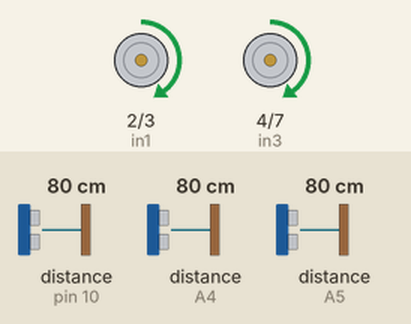
A sketch run on a simulated Arduino Uno, built with avr-gcc and run on an emulated ATmega328P. Parts: motor-driver pin pairs drawn as motors (green arrow = first pin HIGH = forward, orange = second pin HIGH = backward, longer = more drive, scaled by the enable pin). Wiring (inferred from the names in the program): 3 × ultrasonic range finder: trigger pin 11, echo pin 10 / trigger A2, echo A5 / trigger A3, echo A4. The test bench sets the inputs (shaded band); at power-on: distance to the obstacle (sensors on A4, pin 10, A5) 80 cm. The echo pulse lasts 58.3 µs per cm.

Above: at 1.2 s.
1.3 s: distance to the obstacle (sensor on A4) set to 18 cm
2.8 s: distance to the obstacle (sensor on A4) set to 15 cm
At 2.9 s:
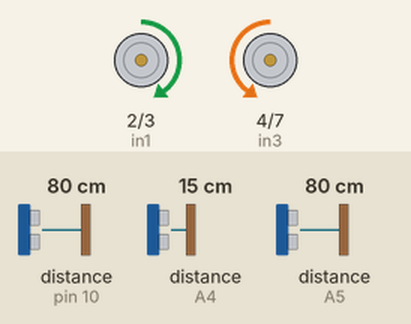
5.8 s: distance to the obstacle (sensor on A4) set to 35 cm
At 6.1 s:
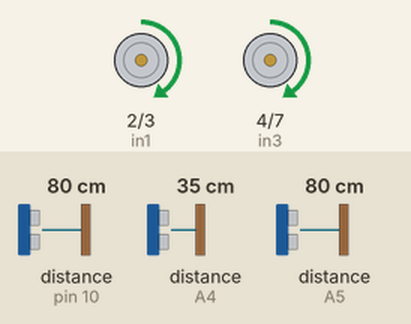
7.3 s: distance to the obstacle (sensor on pin 10) set to 10 cm
8.8 s: distance to the obstacle (sensor on pin 10) set to 7 cm
At 9.3 s:
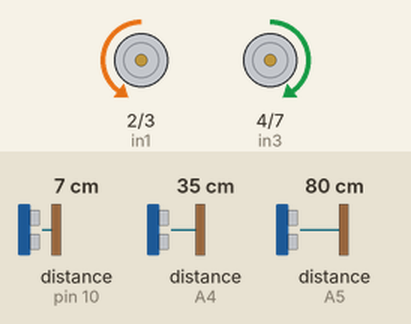
10.3 s: distance to the obstacle (sensor on pin 10) set to 9 cm
At 11.1 s:
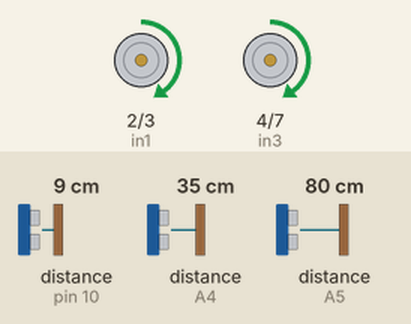
Timing chart, 0 to 12.8 s (numbered marks = the images above; inputs shaded):
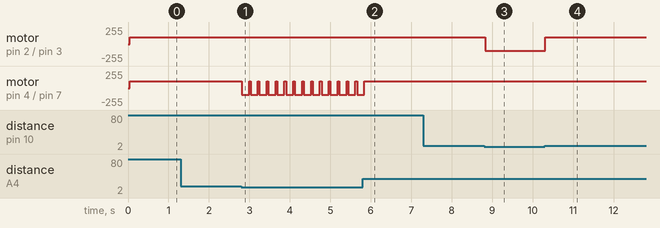

Measured:
- the behaviour switches between 17 and 16 cm on distance to the obstacle (sensor on A4) (found by bisection; images 0 and 1)
- the behaviour switches between 9 and 8 cm on distance to the obstacle (sensor on pin 10) (found by bisection; images 2 and 3)
- after the input at 1.3 s, every drawn part: stays the same
- after the input at 2.8 s, motor on pin 4 (in3) / pin 7 (in4): alternates forward 100/255 for 0.04 s and backward 100/255 for 0.18 s, starting at once
- after the input at 5.8 s, motor on pin 4 (in3) / pin 7 (in4): goes on until 5.8 s, then stays forward 100/255
- after the input at 7.3 s, every drawn part: stays the same
- after the input at 8.8 s, motor on pin 2 (in1) / pin 3 (in2): forward 100/255 → backward 100/255 at once
- after the input at 10.3 s, motor on pin 2 (in1) / pin 3 (in2): backward 100/255 → forward 100/255 at once

The sketch:

Wall_Follower__Tanpa_PID.ino
```cpp
// mendeskripsikan pin us di tengah
const int trigPin1 = 11;
const int echoPin1 = 10;

// mendeskripsikan pin us di pojok kiri
const int trigPin2 = A3;
const int echoPin2 = A4;

// mendeskripsikan pin us di pojok kanan
const int trigPin3 = A2;
const int echoPin3 = A5;

// Pin Motor kiri
const int enA = 5;
const int in1 = 2;
const int in2 = 3;

// Pin Motor kanan
const int enB = 6;
const int in3 = 4;
const int in4 = 7;

#define PWM 100
#define DIS 15

void setup() {
  pinMode(trigPin1, OUTPUT);
  pinMode(echoPin1, INPUT);
  pinMode(trigPin2, OUTPUT);
  pinMode(echoPin2, INPUT);
  pinMode(trigPin3, OUTPUT);
  pinMode(echoPin3, INPUT);

  pinMode(enA, OUTPUT);
  pinMode(enB, OUTPUT);
  pinMode(in1, OUTPUT);
  pinMode(in2, OUTPUT);
  pinMode(in3, OUTPUT);
  pinMode(in4, OUTPUT);

}

void loop() {
  if(FrontSensor() < DIS && RightSensor() < DIS && LeftSensor() < DIS)

  {

    turn_right();
    delay(3000);
  }

  else if(FrontSensor() < DIS && RightSensor() < DIS && LeftSensor() > DIS)

  {
    turn_left();
  }

  else if (FrontSensor() < DIS && RightSensor() > DIS && LeftSensor() < DIS)
  {
    turn_right();
  }
  else if (FrontSensor() < DIS && RightSensor() > DIS && LeftSensor() > DIS)
  {
    turn_right();
  }

  else if (FrontSensor() > DIS && RightSensor() > DIS && LeftSensor() < DIS)
  {
    turn_right();
    delay(180);
    forward();
  }

  else if (FrontSensor() > DIS && RightSensor() < DIS && LeftSensor() > DIS)
  {
    turn_left();
    delay(180);
    forward();
  }

  else

  {
    forward();
  }
}

void forward() {
  analogWrite(enA, PWM);
  analogWrite(enB, PWM);
  digitalWrite(in1, HIGH);
  digitalWrite(in2, LOW);
  digitalWrite(in3, HIGH);
  digitalWrite(in4, LOW);
}

void turn_left() {
  analogWrite(enA, PWM);
  analogWrite(enB, PWM);
  digitalWrite(in1, HIGH);
  digitalWrite(in2, LOW);
  digitalWrite(in3, LOW);
  digitalWrite(in4, HIGH);

}

void turn_right() {
  analogWrite(enA, PWM);
  analogWrite(enB, PWM);
  digitalWrite(in1, LOW);
  digitalWrite(in2, HIGH);
  digitalWrite(in3, HIGH);
  digitalWrite(in4, LOW);
}

void reverse() {
  analogWrite(enA, PWM);
  analogWrite(enB, PWM);
  digitalWrite(in1, LOW);
  digitalWrite(in2, HIGH);
  digitalWrite(in3, LOW);
  digitalWrite(in4, HIGH);
}

void srtop() {
  analogWrite(enA, LOW);
  analogWrite(enB, LOW);
  digitalWrite(in1, LOW);
  digitalWrite(in2, LOW);
  digitalWrite(in3, LOW);
  digitalWrite(in4, LOW);
}

long FrontSensor()
{
  long dur;
  digitalWrite(trigPin1, LOW);
  delayMicroseconds(5);

  digitalWrite(trigPin1, HIGH);
  delayMicroseconds(10);

  digitalWrite(trigPin1, LOW);
  dur = pulseIn(echoPin1, HIGH);
  return(dur/30);
}
long RightSensor()
{
  long dur;
  digitalWrite(trigPin2, LOW);
  delayMicroseconds(5);

  digitalWrite(trigPin2, HIGH);
  delayMicroseconds(10);

  digitalWrite(trigPin2, LOW);
  dur = pulseIn(echoPin2, HIGH);
  return(dur/62);
}
long LeftSensor()
{
  long dur;
  digitalWrite(trigPin3, LOW);
  delayMicroseconds(5);

  digitalWrite(trigPin3, HIGH);
  delayMicroseconds(10);

  digitalWrite(trigPin3, LOW);
  dur = pulseIn(echoPin3, HIGH);
  return(dur/50);
}
```
